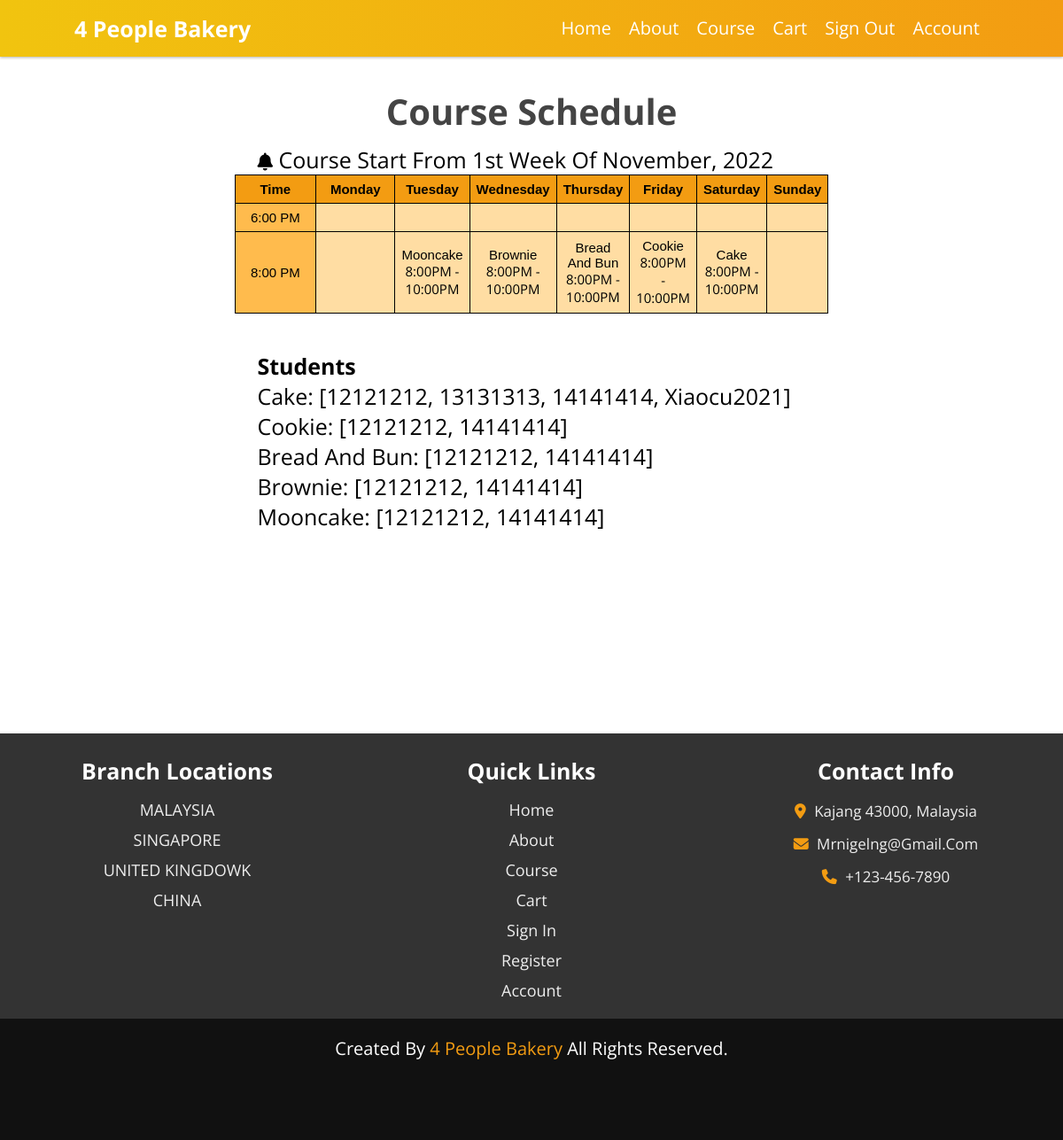
Page /User_course/12121212 (signed in) on the committed database.
### app/models.py (models this page shows)
class RegisterCourse(db.Model):
    id = db.Column(db.Integer, primary_key=True)
    course = db.Column(db.String, nullable=False)
    quantity = db.Column(db.Integer,nullable=False)
    date_registered = db.Column(db.DateTime, default=datetime.utcnow)
    user_id = db.Column(db.Integer, db.ForeignKey('user.id'), nullable=False)
    def __repr__(self):
        return f'{self.person}'

class User(db.Model, UserMixin):
    id = db.Column(db.Integer, primary_key=True)
    username = db.Column(db.String(30), unique=True, nullable=False)
    password = db.Column(db.String(20), nullable=False)
    email = db.Column(db.String(80), unique=True, nullable=False)
    registerCourses = db.relationship('RegisterCourse', backref=db.backref('person', lazy=True ))
    def __repr__(self):
        return f'{self.username}'

### app/routes.py (the view)
@app.route('/User_course/<username>')
@login_required
def user_course(username):
    CakeMate = RegisterCourse.query.filter_by(course='cake').all()
    CookieMate = RegisterCourse.query.filter_by(course='cookie').all()
    BunMate = RegisterCourse.query.filter_by(course='bread and bun').all()
    BrownieMate = RegisterCourse.query.filter_by(course='brownie').all()
    MooncakeMate = RegisterCourse.query.filter_by(course='mooncake').all()
    CourseMates= {'cake':CakeMate, 'cookie':CookieMate, 'bread and bun':BunMate, 'brownie':BrownieMate, 'mooncake':MooncakeMate}
    username=current_user.username
    user = User.query.filter_by(username=username).first()
    registerCourses = RegisterCourse.query.filter_by(user_id=user.id).all()
    return render_template('user_course.html', title='Your schedule', user=username, CourseMates=CourseMates, registerCourses=registerCourses )

### app/models.py (called while the page is built)
@login.user_loader
def load_user(user_id):
    return User.query.filter_by(id=user_id).first()

### app/templates/user_course.html (shortened to what this page needs)
{% extends 'base.html' %}
{% block content %}
<div>
  <h1 class="heading">Course schedule</h1>
  <p style="font-size: 25px;margin-left: 20%;"><i style='font-size:20px' class='fas'>&#xf0f3;</i> Course start from 1st week of November, 2022</p>
    <table style="border:1px solid black;margin-left:auto;margin-right:auto;font-size: 15px;">
        <colgroup>
            <col span="1" style="background-color: #ffbb4d">
        </colgroup>
        <tr >
            <th>Time</th>
            <th>Monday</th>
            <th>Tuesday</th>
            <th>Wednesday</th>
            <th>Thursday</th>
            <th>Friday</th>
            <th>Saturday</th>
            <th>Sunday</th>
        </tr>
        <tr>
          <td>6:00 PM</td>
          <td></td>
          <td></td>
          <td></td>
          <td></td>
          <td></td>
          <td></td>
          <td></td>
      </tr>
        <tr>
            <td>8:00 PM</td>
            <td></td>
            <td>
              {%for registerCourse in registerCourses:%}
                {% if registerCourse.course == 'mooncake' %}
                    Mooncake<p>8:00PM - 10:00PM
                {% endif %}
              {% endfor %}
            </td>
            <td>
        {%for registerCourse in registerCourses:%}
          {% if registerCourse.course == 'brownie' %}
            Brownie<p>8:00PM - 10:00PM
          {% endif %}
        {% endfor %}
            </td>
          <td>
        {%for registerCourse in registerCourses:%}
          {% if registerCourse.course == 'bread and bun' %}
            Bread and Bun<p>8:00PM - 10:00PM
          {% endif %}
        {% endfor %}
      </td><td>
        {%for registerCourse in registerCourses:%}
          {% if registerCourse.course == 'cookie' %}
            Cookie<p>8:00PM - 10:00PM
          {% endif %}
        {% endfor %}</td><td>
        {%for registerCourse in registerCourses:%}
          {% if registerCourse.course == 'cake' %}
            Cake<p>8:00PM - 10:00PM
          {% endif %}
        {% endfor %}</td>
          <td></td>
        </tr>
      </table>
</div>
<br><br><br>
<div style="font-size: 25px;margin-left: 20%;">
 <h4>Students</h4>
  {% for key, value in CourseMates.items() %}
    {%for registerCourse in registerCourses:%}
    {% if key == registerCourse.course %}
      <p>{{key}}: {{value}}</p>
  {% endif %}
      {% endfor%}
    {% endfor %}
  </div>
{% endblock %}

### app/static/css/style.css (style rules this page uses)
:root { --gradient:linear-gradient(90deg, #f1c40f, #f39c12); }
* { font-family: 'Open Sans', sans-serif; margin:0; padding:0; box-sizing: border-box; border:none; outline: none; text-decoration: none; text-transform: capitalize; transition: all .2s linear; }
html { font-size: 62.5%; overflow-x: hidden; }
.heading { color:#444; padding:1rem; font-size: 4rem; text-align: center; }

### app/templates/user_course.html (style rules this page uses)
table, th, td { border: 1px solid black; border-collapse: collapse; width: 65%; text-align: center; vertical-align: middle; padding:7px; border-spacing:20px; font-family: Arial, Helvetica, sans-serif; }
table { background-color: #ffdda3; }
tr:nth-child(1) { background-color: #f39c12; }

### rows in the picture
RegisterCourse: shows "Mooncake", course "Mooncake"
RegisterCourse: shows "Brownie", course "Brownie"
RegisterCourse: shows "Bread And Bun", course "Bread And Bun"
RegisterCourse: shows "Cookie", course "Cookie"
RegisterCourse: shows "Cake", course "Cake"
User: username.username "[12121212, 13131313, 14141414, Xiaocu2021]", username.username "[12121212, 14141414]"
